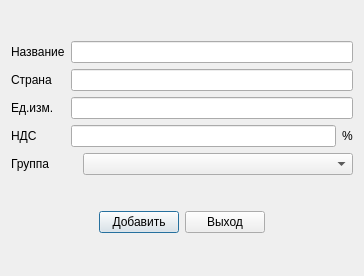
<?xml version="1.0" encoding="UTF-8"?>
<ui version="4.0">
 <class>addProduct</class>
 <widget class="QDialog" name="addProduct">
  <property name="geometry">
   <rect>
    <x>0</x>
    <y>0</y>
    <width>364</width>
    <height>276</height>
   </rect>
  </property>
  <property name="windowTitle">
   <string>addProduct</string>
  </property>
  <layout class="QGridLayout" name="gridLayout_3">
   <item row="0" column="0">
    <layout class="QVBoxLayout" name="verticalLayout_2">
     <item>
      <layout class="QGridLayout" name="gridLayout_2">
       <item row="0" column="0">
        <layout class="QVBoxLayout" name="verticalLayout">
         <item>
          <widget class="QLabel" name="label">
           <property name="text">
            <string>Название</string>
           </property>
          </widget>
         </item>
         <item>
          <widget class="QLabel" name="label_2">
           <property name="text">
            <string>Страна</string>
           </property>
          </widget>
         </item>
         <item>
          <widget class="QLabel" name="label_3">
           <property name="text">
            <string>Ед.изм.</string>
           </property>
          </widget>
         </item>
         <item>
          <widget class="QLabel" name="label_4">
           <property name="text">
            <string>НДС</string>
           </property>
          </widget>
         </item>
        </layout>
       </item>
       <item row="0" column="1">
        <layout class="QGridLayout" name="gridLayout">
         <item row="0" column="0" colspan="2">
          <widget class="QLineEdit" name="lineEdit"/>
         </item>
         <item row="1" column="0" colspan="2">
          <widget class="QLineEdit" name="lineEdit_2"/>
         </item>
         <item row="2" column="0" colspan="2">
          <widget class="QLineEdit" name="lineEdit_3"/>
         </item>
         <item row="3" column="0">
          <widget class="QLineEdit" name="lineEdit_4"/>
         </item>
         <item row="3" column="1">
          <widget class="QLabel" name="label_5">
           <property name="text">
            <string>%</string>
           </property>
          </widget>
         </item>
        </layout>
       </item>
      </layout>
     </item>
     <item>
      <layout class="QHBoxLayout" name="horizontalLayout">
       <item>
        <widget class="QLabel" name="label_6">
         <property name="text">
          <string>Группа</string>
         </property>
        </widget>
       </item>
       <item>
        <widget class="QComboBox" name="comboBox">
         <property name="minimumSize">
          <size>
           <width>270</width>
           <height>0</height>
          </size>
         </property>
        </widget>
       </item>
      </layout>
     </item>
    </layout>
   </item>
   <item row="1" column="0">
    <layout class="QHBoxLayout" name="horizontalLayout_2">
     <item>
      <spacer name="horizontalSpacer">
       <property name="orientation">
        <enum>Qt::Horizontal</enum>
       </property>
       <property name="sizeHint" stdset="0">
        <size>
         <width>40</width>
         <height>20</height>
        </size>
       </property>
      </spacer>
     </item>
     <item>
      <widget class="QPushButton" name="pushButton">
       <property name="text">
        <string>Добавить</string>
       </property>
      </widget>
     </item>
     <item>
      <widget class="QPushButton" name="pushButton_2">
       <property name="text">
        <string>Выход</string>
       </property>
      </widget>
     </item>
     <item>
      <spacer name="horizontalSpacer_2">
       <property name="orientation">
        <enum>Qt::Horizontal</enum>
       </property>
       <property name="sizeHint" stdset="0">
        <size>
         <width>40</width>
         <height>20</height>
        </size>
       </property>
      </spacer>
     </item>
    </layout>
   </item>
  </layout>
  <zorder>lineEdit</zorder>
  <zorder>lineEdit_2</zorder>
  <zorder>lineEdit_3</zorder>
  <zorder>lineEdit_4</zorder>
  <zorder>label</zorder>
  <zorder>label_2</zorder>
  <zorder>label_3</zorder>
  <zorder>label_4</zorder>
  <zorder>label_5</zorder>
  <zorder>lineEdit_4</zorder>
  <zorder>comboBox</zorder>
  <zorder>label_6</zorder>
  <zorder>pushButton</zorder>
  <zorder>pushButton_2</zorder>
 </widget>
 <layoutdefault spacing="6" margin="11"/>
 <resources/>
 <connections/>
</ui>
